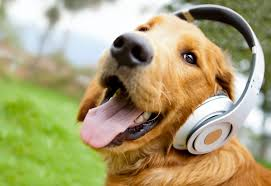
%> input picture Digital Signal and Image Processing/Image Smoothing and Sharpening/image.jpg, 271 x 186 px
$ octave highpass.m   (GNU Octave 9; MATLAB toolbox functions it lacks are replaced by stand-ins)
%> lines starting %> are read from the running program, lines starting %| are printed output that depends on the picture
clc;
clear;
img = imread('image.jpg');
%> img is the input picture: size 186x271x3 uint8; mean R, G, B 169.5, 160.7, 117.1
img = im2double(rgb2gray(img));
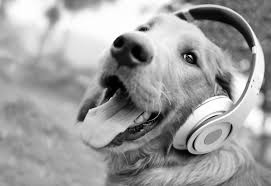
%> img: size 186x271 double; min 0, max 1, mean 0.621
[rows, cols] = size(img);
%> rows = 186; cols = 271
hpf = -1 * ones(3);
hpf(2, 2) = 8;
img2 = img;

for i = 2:rows-1
    for j = 2:cols-1
        img2(i, j) = sum(sum((img(i-1:i+1, j-1:j+1) .* hpf)));
    end
end
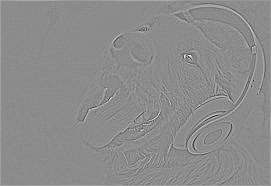
%> img2: size 186x271 double; min -4.52, max 3.72, mean 0.0107; drawn with min black and max white

subplot(1,2,1);
imshow(img);
title('Original Image')

subplot(1,2,2);
imshow(img2);
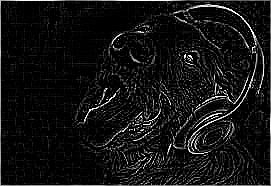
%> displayed picture: size 186x271, on the screen's scale of 0 to 255; min 0, max 255, mean 19.1
title('After HPF')
